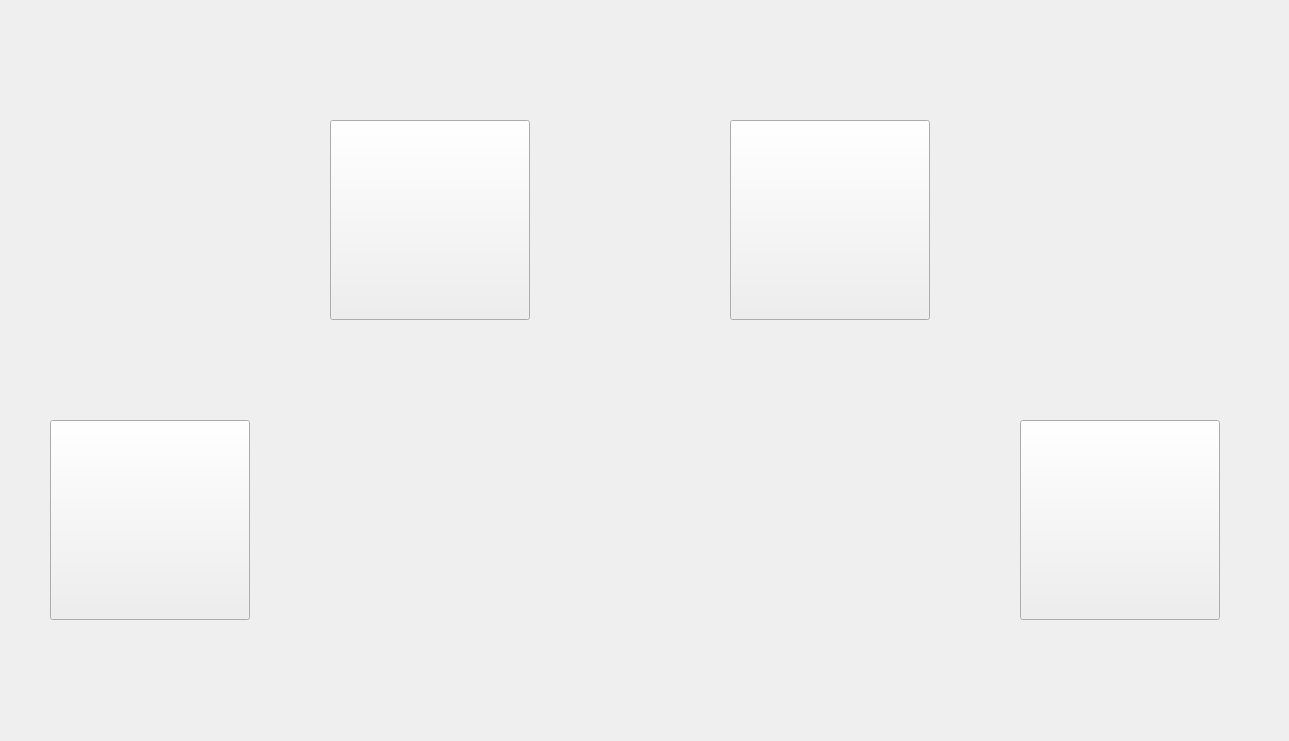
    <widget class="QWidget" name="play_1_widget">
     <widget class="QPushButton" name="apple">
      <property name="geometry">
       <rect>
        <x>1020</x>
        <y>420</y>
        <width>200</width>
        <height>200</height>
       </rect>
      </property>
      <property name="styleSheet">
       <string notr="true">background-image : url(C:/image/apple.png)</string>
      </property>
      <property name="text">
       <string/>
      </property>
     </widget>
     <widget class="QPushButton" name="bus">
      <property name="geometry">
       <rect>
        <x>330</x>
        <y>120</y>
        <width>200</width>
        <height>200</height>
       </rect>
      </property>
      <property name="styleSheet">
       <string notr="true">background-image : url(C:/image/bus.png)</string>
      </property>
      <property name="text">
       <string/>
      </property>
     </widget>
     <widget class="QPushButton" name="cat">
      <property name="geometry">
       <rect>
        <x>730</x>
        <y>120</y>
        <width>200</width>
        <height>200</height>
       </rect>
      </property>
      <property name="styleSheet">
       <string notr="true">background-image : url(C:/image/cat.png)</string>
      </property>
      <property name="text">
       <string/>
      </property>
     </widget>
     <widget class="QPushButton" name="duck">
      <property name="geometry">
       <rect>
        <x>50</x>
        <y>420</y>
        <width>200</width>
        <height>200</height>
       </rect>
      </property>
      <property name="styleSheet">
       <string notr="true">background-image : url(C:/image/duck.png)</string>
      </property>
      <property name="text">
       <string/>
      </property>
     </widget>
     <widget class="QLabel" name="camera_3">
      <property name="geometry">
       <rect>
        <x>0</x>
        <y>12</y>
        <width>1280</width>
        <height>720</height>
       </rect>
      </property>
      <property name="text">
       <string/>
      </property>
     </widget>
     <zorder>camera_3</zorder>
     <zorder>apple</zorder>
     <zorder>bus</zorder>
     <zorder>cat</zorder>
     <zorder>duck</zorder>
    </widget>
